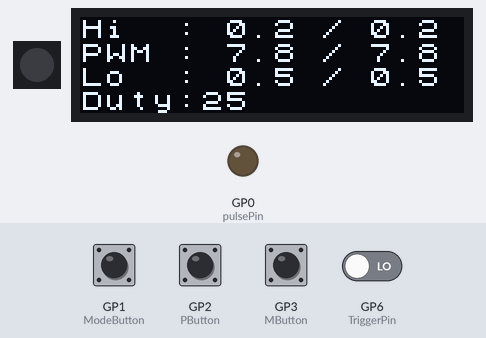
A program run on a simulated Raspberry Pi Pico. Parts: 1 RGB LEDs in strip order, left to right, 128×32 one-colour display, output pins drawn as LEDs (lit = HIGH). The test bench sets the inputs (shaded band); at power-on: GP1 (ModeButton), GP2 (PButton), GP3 (MButton) HIGH, GP6 (TriggerPin) LOW. Dim RGB values are drawn brighter than linear; EEPROM starts erased; pins used as bus, display or sensor lines are not drawn; what the program prints to the serial monitor is not drawn.

Above: at 1.2 s.
1.3 s: GP6 (TriggerPin) driven HIGH
At 1.67 s:
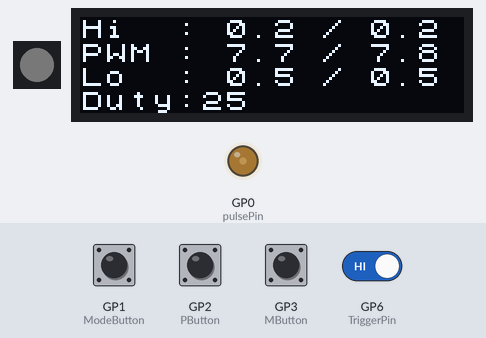
3.1 s: GP1 (ModeButton) pulled LOW for 3.2 s
At 4.48 s:
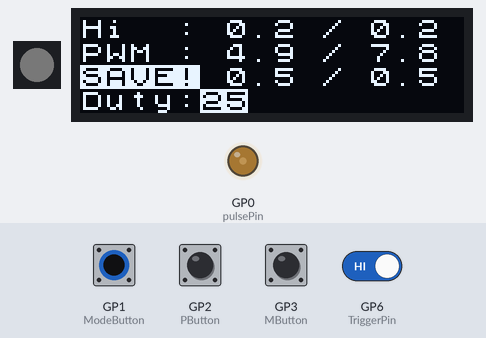
6.9 s: GP1 (ModeButton) pulled LOW for 0.15 s
At 7.26 s:
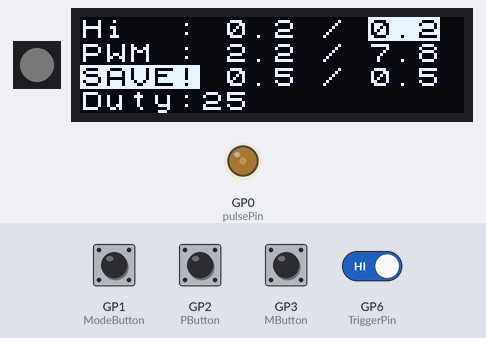
7.6 s: GP2 (PButton) pulled LOW for 0.15 s
At 8.29 s:
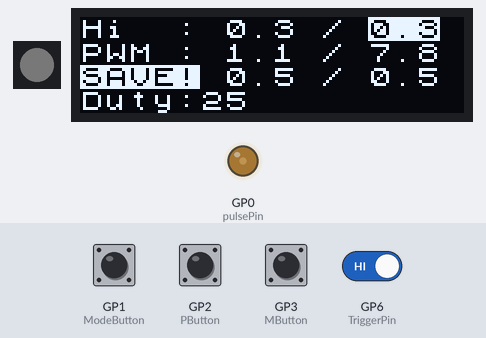
8.3 s: GP3 (MButton) pulled LOW for 0.15 s
At 8.56 s:
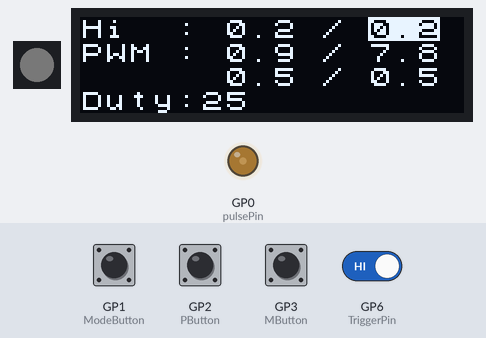
9.0 s: GP2 (PButton) pulled LOW for 1 s
At 9.56 s:
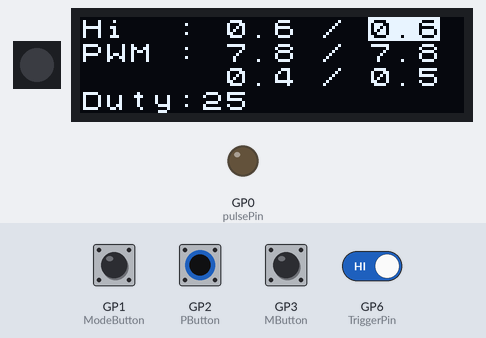
Timing chart, 0 to 11.6 s (numbered marks = the images above; inputs shaded):
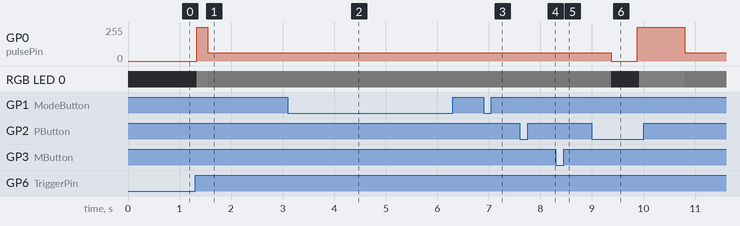

The program:

main.cpp
```cpp
// core0はパルス出力, core1は設定変更と表示

#include <Arduino.h>
#include <Wire.h>
#include <Adafruit_GFX.h>
#include <U8x8lib.h>
#include <EEPROM.h>
#include <Adafruit_NeoPixel.h>

// SSD1306 display configuration
#define SCREEN_WIDTH 128
#define SCREEN_HEIGHT 32
#define OLED_RESET -1
U8X8_SSD1306_128X32_UNIVISION_HW_I2C u8x8(/* reset=*/ U8X8_PIN_NONE);  // 0.91"

// Pin configuration
#define pulsePin D0                      // D0 pin パルス出力
#define ModeButton D1                    // D1 pin モード切替ボタン
#define PButton D2                       // D2 pin +ボタン
#define MButton D3                       // D3 pin -ボタン
#define TriggerPin D6                    // D6 pin トリガー入力

// PWM設定
#define PWM_FREQ 25000                   // PWM周波数 25kHz
#define PWM_RANGE 4096                   // PWM解像度 12bit

// ボタン設定
#define DEBOUNCE_TIME 50                 // ボタンデバウンス時間（ミリ秒）

// 設定値の上下限・増減ステップ
#define HI_TIME_MIN   100                // Hi時間 最小値 (ms)
#define HI_TIME_MAX   2000               // Hi時間 最大値 (ms)
#define HI_TIME_STEP  100                // Hi時間 増減ステップ (ms)
#define PWM_TIME_MIN  0                  // PWM時間 最小値 (ms)
#define PWM_TIME_MAX  20000              // PWM時間 最大値 (ms)
#define PWM_TIME_STEP 100                // PWM時間 増減ステップ (ms)
#define LO_TIME_MIN   100                // Lo時間 最小値 (ms)
#define LO_TIME_MAX   2000               // Lo時間 最大値 (ms)
#define LO_TIME_STEP  100                // Lo時間 増減ステップ (ms)
#define DUTY_MIN      5                  // Duty比率 最小値 (%)
#define DUTY_MAX      95                 // Duty比率 最大値 (%)
#define DUTY_STEP     5                  // Duty比率 増減ステップ (%)

// デバッグモード
#define DEBUG 1                          // デバッグモード (1:有効 0:無効)

// Pulse configuration
volatile unsigned long hiTime = 200;      // パルス出力-Hi時間
volatile unsigned long pwmTime = 7800;    // パルス出力-PWM時間
volatile unsigned long loTime = 500;      // パルス出力-Lo時間
volatile unsigned long hiTime_start = 0;  // パルス出力-Hi時間開始時刻
volatile unsigned long pwmTime_start = 0; // パルス出力-PWM時間開始時刻
volatile unsigned long loTime_start = 0;  // パルス出力-Lo時間開始時刻
volatile uint8_t countmode = 0;           // 0:パルス出力-停止 1:パルス出力-Hi 2:パルス出力-PWM 3:パルス出力-Lo
volatile uint8_t DutyRatio = 25;          // Duty比率(%) 0-100

// LED
#define POWER_PIN 11                      // NeoPixelの電源
#define DIN_PIN 12                        // NeoPixel　の出力ピン番号
#define LED_COUNT 1                       // LEDの連結数
Adafruit_NeoPixel pixels(LED_COUNT, DIN_PIN, NEO_GRB + NEO_KHZ800);

// トリガー入力でパルス停止・開始切り替え
// 割り込み処理は最小限に保つ
void Suspend() {
  if (digitalRead(TriggerPin)) {          // トリガー入力がHIGHの時
    countmode = 1;                          // パルス開始
  } else {                                // トリガー入力がLOWの時
    countmode = 0;                          // パルス停止
  }
}

/**
 * Core 0のセットアップ関数
 * パルス出力関連の初期化を行う
 */
void setup() {
  pinMode(pulsePin, OUTPUT);              // D0 pin パルス出力
  analogWriteFreq(PWM_FREQ);              // PWM周波数設定
  analogWriteRange(PWM_RANGE);            // PWM解像度設定

  pinMode(TriggerPin, INPUT_PULLDOWN);    // D6 pin トリガー入力

  digitalWrite(pulsePin, LOW);            // パルス停止
  pinMode(POWER_PIN, OUTPUT);             // NeoPixelの電源
  digitalWrite(POWER_PIN, HIGH);          // NeoPixelの電源ON

  pixels.begin();                         // NeoPixel制御開始
  pixels.clear();                         // NeoPixel初期化
  pixels.show();                          // NeoPixel更新

  attachInterrupt(TriggerPin, Suspend, CHANGE); // トリガー入力でパルス停止・開始切り替え
}

/**
 * Core 0のメインループ
 * パルス出力の制御を行う
 */
void loop() {
  static uint8_t beforemode = 0;
  unsigned long DutyOutput = PWM_RANGE * DutyRatio / 100; // PWM出力値

  // トリガー入力状態に基づいた動作
  if (digitalRead(TriggerPin)) {          // トリガー入力がHIGHの時
    if (countmode == 1) {                   // パルス出力-Hiの場合
      if (countmode != beforemode) {           // 出力モードが切り替わった時
        hiTime_start = millis();                // パルス出力-Hi時間開始時刻を記録
      }
      analogWrite(pulsePin, PWM_RANGE);         // 100%出力
      pixels.setPixelColor(0, pixels.Color(5, 5, 5));  // WHITE
      pixels.show();                          // NeoPixel更新
      beforemode = countmode;                 // モードを記憶
      if ((unsigned long)(millis() - hiTime_start) > hiTime) {  // パルス出力-Hi時間を経過したら
        countmode = 2;                          // パルス出力-Dutyに切り替え
      }
    }
    else if (countmode == 2) {                 // パルス出力-PWMの場合
      if (countmode != beforemode) {           // 出力モードが切り替わった時
        pwmTime_start = millis();                // PWM時間開始時刻を記録
      }
      analogWrite(pulsePin, DutyOutput);       // 設定したDuty比で出力
      pixels.setPixelColor(0, pixels.Color(2, 2, 2));  // WHITE
      pixels.show();                           // NeoPixel更新
      beforemode = countmode;                  // モードを記憶
      if ((unsigned long)(millis() - pwmTime_start) > pwmTime) { // パルス出力-PWM時間を経過したら
        countmode = 3;                           // パルス出力-Loに切り替え
      }
    }
    else if (countmode == 3) {                 // パルス出力-Loの場合
      if (countmode != beforemode) {           // 出力モードが切り替わった時
        loTime_start = millis();                // Lo time start
      }
      digitalWrite(pulsePin, LOW);            // パルス停止
      pixels.clear();                         // NeoPixel消灯
      pixels.show();                          // NeoPixel更新
      beforemode = countmode;                 // モードを記憶
      if ((unsigned long)(millis() - loTime_start) > loTime) {  // Lo timeを経過したら
        countmode = 1;                          // パルス出力-Hiに切り替え
      }
    }
  }
  else {                                  // トリガー入力がLOWの時
    countmode = 0;                          // パルス出力-停止に切り替え
    digitalWrite(pulsePin, LOW);            // パルス停止
    pixels.clear();                         // NeoPixel消灯
    pixels.show();                          // NeoPixel更新
    beforemode = countmode;                 // モードを記憶
  }
  delay(10);
}

//core1
void setup1() {
  Serial.begin(115200);

  // EEPROM初期化
  EEPROM.begin(128);

  pinMode(ModeButton, INPUT_PULLUP);      // D1 pin モード切替ボタン
  pinMode(PButton, INPUT_PULLUP);         // D2 pin +ボタン;
  pinMode(MButton, INPUT_PULLUP);         // D3 pin -ボタン

  // I2C通信初期化
  Wire.begin();

  // SSD1306ディスプレイ初期化
  u8x8.begin();                           // SSD1306初期化
  u8x8.setPowerSave(0);                   // SSD1306電源ON
  u8x8.setFont(u8x8_font_chroma48medium8_r);  // フォント設定
  u8x8.setInverseFont(0);                 // 文字色反転OFF
  u8x8.drawString(0, 0, "Hi  :");         // 画面表示
  u8x8.drawString(0, 1, "PWM :");         // 画面表示
  u8x8.drawString(0, 2, "Lo  :");         // 画面表示
  u8x8.drawString(0, 3, "Duty:");         // 画面表示

  // EEPROMから設定を読み込み
  if (EEPROM.read(0) != 255) {            // EEPROMに保存された値がある場合
    EEPROM.get(0, hiTime);                  // EEPROMからパルス出力-Hi時間を読み込み
    EEPROM.get(sizeof(hiTime), pwmTime);    // EEPROMからパルス出力-PWM時間を読み込み
    EEPROM.get(sizeof(hiTime) + sizeof(pwmTime), loTime); // EEPROMからパルス出力-Lo時間を読み込み
    EEPROM.get(sizeof(hiTime) + sizeof(pwmTime) + sizeof(loTime), DutyRatio); // EEPROMからDuty比率読み込み
  }
}

/**
 * Core 1のメインループ
 * 設定変更や表示の更新を行う
 */
void loop1() {
  static bool save = false;               // 保存完了表示
  static unsigned long saveTime;          // 保存完了表示時間
  static bool ModeButtonPressed = false;  // モード切替ボタンが押された状態
  static unsigned long pressStartTimeMode = 0;  // ボタンが押された時刻
  static uint8_t setmode = 0;             // 0:表示 1:パルス出力-Hi時間設定 2:パルス出力-PWM時間設定 3:パルス出力-Lo時間設定 4:Duty比率設定
  static unsigned long lastDebounceTime = 0; // デバウンス用タイマー

  unsigned long hibuf;                    // パルス出力-Hi残り時間
  unsigned long pwmbuf;                   // パルス出力-PWM残り時間
  unsigned long lobuf;                    // パルス出力-Lo残り時間
  unsigned long currentTime = millis();   // 現在時刻

  // モード切替ボタン処理
  if (!digitalRead(ModeButton)) {         // モード切替ボタンが押された時
    if (!ModeButtonPressed && (currentTime - lastDebounceTime > DEBOUNCE_TIME)) { // ボタンが押された瞬間（デバウンス処理）
      ModeButtonPressed = true;               // ボタンが押された状態にする
      pressStartTimeMode = currentTime;       // ボタンが押された時刻を記録
      lastDebounceTime = currentTime;         // デバウンスタイマーをリセット
    } else if (ModeButtonPressed && (currentTime - pressStartTimeMode > 1000)) { // 長押し判定
      // EEPROMに設定を保存
      EEPROM.put(0, hiTime);                  // EEPROMにパルス出力-Hi時間を保存
      EEPROM.put(sizeof(hiTime), pwmTime);    // EEPROMにPWM出力切替時間を保存
      EEPROM.put(sizeof(hiTime) + sizeof(pwmTime), loTime); // EEPROMにパルス出力-Lo時間を保存
      EEPROM.put(sizeof(hiTime) + sizeof(pwmTime) + sizeof(loTime), DutyRatio); // EEPROMにDuty比率を保存

      #if DEBUG
        Serial.println("Settings saved to EEPROM.");
      #endif

      if (EEPROM.commit()) {                  // EEPROMに保存
        #if DEBUG
          Serial.println("EEPROM successfully committed");
        #endif
      } else {                                // EEPROM保存失敗
        #if DEBUG
          Serial.println("ERROR! EEPROM commit failed");
        #endif
      }
      setmode = 4;                            // モードを設定変更に切り替え
      save = true;                            // 保存完了表示
      saveTime = currentTime;                 // 保存完了表示時間を記録
      pressStartTimeMode = currentTime;       // ボタンが押された時刻を記録
    }
  } else if (ModeButtonPressed) {           // ボタンが離された時
    if ((currentTime - pressStartTimeMode < 1000) && (currentTime - lastDebounceTime > DEBOUNCE_TIME)) { // 短押し判定（デバウンス処理）
      setmode++;                              // モードを次に切り替え
      if (setmode > 4) { setmode = 0; }       // 最後のモードなら最初のモードに戻す
      lastDebounceTime = currentTime;         // デバウンスタイマーをリセット
    }
    ModeButtonPressed = false;              // ボタンが押されていない状態にする
  }

  // パルス出力-Hi時間設定
  if (setmode == 1) {
    if (!digitalRead(PButton) && (currentTime - lastDebounceTime > DEBOUNCE_TIME)) {  // +ボタンが押された時（デバウンス処理）
      hiTime = min((unsigned long)HI_TIME_MAX, hiTime + HI_TIME_STEP);  // パルス出力-Hi時間を増加
      lastDebounceTime = currentTime;               // デバウンスタイマーをリセット
    }
    if (!digitalRead(MButton) && (currentTime - lastDebounceTime > DEBOUNCE_TIME)) {  // -ボタンが押された時（デバウンス処理）
      hiTime = max((unsigned long)HI_TIME_MIN, hiTime - HI_TIME_STEP);  // パルス出力-Hi時間を減少
      lastDebounceTime = currentTime;               // デバウンスタイマーをリセット
    }
  }

  // PWM出力切替時間設定
  if (setmode == 2) {
    if (!digitalRead(PButton) && (currentTime - lastDebounceTime > DEBOUNCE_TIME)) {  // +ボタンが押された時（デバウンス処理）
      pwmTime = min((unsigned long)PWM_TIME_MAX, pwmTime + PWM_TIME_STEP); // PWM出力切替時間を増加
      lastDebounceTime = currentTime;                // デバウンスタイマーをリセット
    }
    if (!digitalRead(MButton) && (currentTime - lastDebounceTime > DEBOUNCE_TIME)) {  // -ボタンが押された時（デバウンス処理）
      pwmTime = max((unsigned long)PWM_TIME_MIN, pwmTime - PWM_TIME_STEP); // PWM出力切替時間を減少
      lastDebounceTime = currentTime;                // デバウンスタイマーをリセット
    }
  }

  // パルス出力-Lo時間設定
  if (setmode == 3) {
    if (!digitalRead(PButton) && (currentTime - lastDebounceTime > DEBOUNCE_TIME)) {  // +ボタンが押された時（デバウンス処理）
      loTime = min((unsigned long)LO_TIME_MAX, loTime + LO_TIME_STEP);   // パルス出力-Lo時間を増加
      lastDebounceTime = currentTime;                // デバウンスタイマーをリセット
    }
    if (!digitalRead(MButton) && (currentTime - lastDebounceTime > DEBOUNCE_TIME)) {  // -ボタンが押された時（デバウンス処理）
      loTime = max((unsigned long)LO_TIME_MIN, loTime - LO_TIME_STEP);   // パルス出力-Lo時間を減少
      lastDebounceTime = currentTime;                // デバウンスタイマーをリセット
    }
  }

  // Duty比率設定
  if (setmode == 4) {
    if (!digitalRead(PButton) && (currentTime - lastDebounceTime > DEBOUNCE_TIME)) {  // +ボタンが押された時（デバウンス処理）
      DutyRatio = min((uint8_t)DUTY_MAX, (uint8_t)(DutyRatio + DUTY_STEP)); // Duty比率を増加
      lastDebounceTime = currentTime;                 // デバウンスタイマーをリセット
    }
    if (!digitalRead(MButton) && (currentTime - lastDebounceTime > DEBOUNCE_TIME)) {  // -ボタンが押された時（デバウンス処理）
      DutyRatio = max((uint8_t)DUTY_MIN, (uint8_t)(DutyRatio - DUTY_STEP)); // Duty比率を減少
      lastDebounceTime = currentTime;                 // デバウンスタイマーをリセット
    }
  }

  // 画面表示 - パルス出力-Hi時間
  u8x8.setInverseFont(0);                       // 文字色反転OFF
  u8x8.setCursor(5, 0);                         // 画面表示位置設定
  hibuf = hiTime - (millis() - hiTime_start);   // パルス出力-Hiの残り時間を算出
  if (countmode != 1) {hibuf = hiTime;}         // パルス出力-Hiモード以外の場合は設定時間を表示
  if (hibuf/1000 < 10) {u8x8.print(" "); }      // パルス出力-Hiの残り時間が1桁の場合は空白を表示
  u8x8.print(float(hibuf/1000.0), 1);           // パルス出力-Hiの残り時間を表示
  u8x8.print(" ");

  u8x8.setCursor(10, 0);
  u8x8.print("/");

  u8x8.setCursor(11, 0);
  if (hiTime/1000 < 10) {u8x8.print(" "); }     // パルス出力-Hi時間が1桁の場合は空白を表示
  if (setmode == 1) { u8x8.setInverseFont(1); } // 設定変更中は文字色反転ON
  else { u8x8.setInverseFont(0); }              // 設定変更中以外は文字色反転OFF
  u8x8.print(float(hiTime/1000.0), 1);          // パルス出力-Hi時間を表示
  u8x8.setInverseFont(0);                       // 文字色反転OFF
  u8x8.print(" ");

  // 画面表示 - PWM時間
  u8x8.setCursor(5, 1);                         // 画面表示位置設定
  pwmbuf = pwmTime - (millis() - pwmTime_start);  // パルス出力-PWMの残り時間を算出
  if (countmode != 2) {pwmbuf = pwmTime;}       // パルス出力-PWMモード以外の場合は設定時間を表示
  if (pwmbuf/1000 < 10) {u8x8.print(" "); }     // パルス出力-PWMの残り時間が1桁の場合は空白を表示
  u8x8.print(float(pwmbuf/1000.0), 1);          // 残り時間を表示
  u8x8.print(" ");

  u8x8.setCursor(10, 1);
  u8x8.print("/");

  u8x8.setCursor(11, 1);
  if (pwmTime/1000 < 10) {u8x8.print(" "); }    // PWM出力切替時間が1桁の場合は空白を表示
  if (setmode == 2) {u8x8.setInverseFont(1);}   // 設定変更中は文字色反転ON
  else { u8x8.setInverseFont(0); }              // 設定変更中以外は文字色反転OFF
  u8x8.print(float(pwmTime/1000.0), 1);         // PWM出力切替時間を表示
  u8x8.setInverseFont(0);                       // 文字色反転OFF
  u8x8.print(" ");

  // 画面表示 - Lo時間
  u8x8.setCursor(5, 2);                         // 画面表示位置設定
  lobuf = loTime - (millis() - loTime_start);   // パルス出力-Loの残り時間を算出
  if (countmode != 3) { lobuf = loTime;}        // パルス出力-Loモード以外の場合は設定時間を表示
  if (lobuf/1000 < 10) {u8x8.print(" "); }      // パルス出力-Loの残り時間が1桁の場合は空白を表示
  u8x8.print(float(lobuf/1000.0), 1);           // 残り時間を表示
  u8x8.print(" ");

  u8x8.setCursor(10, 2);
  u8x8.print("/");

  u8x8.setCursor(11, 2);
  if (loTime/1000 < 10) {u8x8.print(" "); }     // パルス出力-Lo時間が1桁の場合は空白を表示
  if (setmode == 3) {u8x8.setInverseFont(1);}   // 設定変更中は文字色反転ON
  else { u8x8.setInverseFont(0); }              // 設定変更中以外は文字色反転OFF
  u8x8.print(float(loTime/1000.0), 1);          // パルス出力-Lo時間を表示
  u8x8.setInverseFont(0);                       // 文字色反転OFF
  u8x8.print(" ");

  // 画面表示 - Duty比率
  u8x8.setCursor(5, 3);
  if (DutyRatio < 10) {u8x8.print(" "); }       // Duty比率が1桁の場合は空白を表示
  if (setmode == 4) {u8x8.setInverseFont(1);}   // 設定変更中は文字色反転ON
  else { u8x8.setInverseFont(0); }              // 設定変更中以外は文字色反転OFF
  u8x8.print(DutyRatio);                        // Duty比率を表示
  u8x8.setInverseFont(0);                       // 文字色反転OFF
  u8x8.print(" ");

  // 保存完了表示
  if (save) {
    if ((unsigned long)(currentTime - saveTime) < 2000) { // 保存完了表示時間未満なら
      u8x8.setInverseFont(1);                       // 文字色反転ON
      u8x8.setCursor(0, 2);                         // 画面表示位置設定
      u8x8.print("SAVE!");                          // 画面表示
    }
    else {                                        // 保存完了表示時間経過後
      u8x8.setInverseFont(0);                       // 文字色反転OFF
      u8x8.setCursor(0, 2);                         // 画面表示位置設定
      u8x8.print("     ");                          // 画面表示
      save = false;                                 // 保存完了表示OFF
    }
  }
  u8x8.setInverseFont(0);                       // 文字色反転OFF

  // デバッグ情報の出力
  #if DEBUG
    Serial.print(countmode);
    Serial.print(", ");
    Serial.print(hiTime);
    Serial.print(", ");
    Serial.print(pwmTime);
    Serial.print(", ");
    Serial.print(loTime);
    Serial.print(", ");
    Serial.print(DutyRatio);
    Serial.print(" / ");
    Serial.println(PWM_RANGE);
  #endif

  delay(100);
}
```

Measured:
- after the input at 1.3 s, GP0 (pulsePin): 0/255 → 255/255 at once, → 63/255 0.22 s later; RGB LED 0: off → RGB(5, 5, 5) at once, → RGB(2, 2, 2) 0.22 s later; the display: first changes at once (image 1 shows a later state)
- after the input at 3.1 s, the display: first differs from a run without the input after 1.2 s (image 2 shows a later state)
